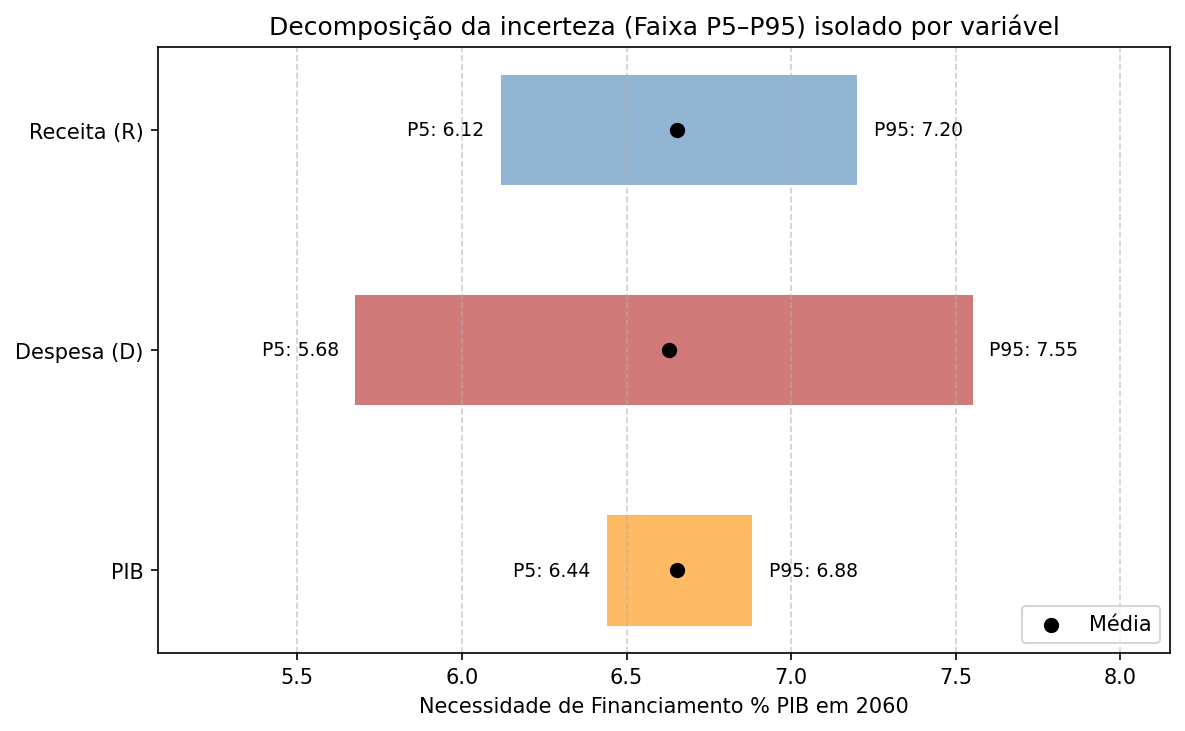

Python code for this plot:
import pandas as pd
import numpy as np
import matplotlib
matplotlib.use('Agg')
import matplotlib.pyplot as plt

# ---------------------------------------------------------------------------
# DECOMPOSIÇÃO DA INCERTEZA (One-At-a-Time / OAT)
#
# Objetivo: identificar quanto da largura do IC 90% da "Necessidade de
# Financiamento % PIB" em 2060 vem de cada fonte de choque (R, D, PIB),
# isoladamente.
#
# Método: roda o MESMO Monte Carlo do modelo principal, mas em 4 variantes:
#   1) Só eps_R  ativo (eps_D = eps_PIB = 0)
#   2) Só eps_D  ativo (eps_R = eps_PIB = 0)
#   3) Só eps_PIB ativo (eps_R = eps_D = 0)
#   4) TODOS ativos e correlacionados (Cholesky) -> cenário completo (baseline)
#
# Comparando a largura do IC 90% de cada variante isolada com a do cenário
# completo, mede-se a contribuição relativa de cada fonte para a incerteza
# total. É uma análise de sensibilidade "um fator de cada vez", mais simples
# que uma decomposição de variância de Sobol, mas suficiente para apontar
# qual variável domina o risco no TCC.
# ---------------------------------------------------------------------------

df_rgps = pd.read_excel('tabela_CCE002.xlsx', sheet_name='Projeções')

ano_calc_inicio = 2026
ano_calc_fim = 2060
ano_base = 2025
ano_alvo = 2060   # ano em que a decomposição será reportada

df_base = df_rgps[(df_rgps['Exercício'] >= ano_base) & (df_rgps['Exercício'] <= ano_calc_fim)].copy()
df_base = df_base.set_index('Exercício')

sigma_frac_R   = 0.010
sigma_frac_D   = 0.008
sigma_frac_PIB = 0.0035

corr = np.array([
    [ 1.0, -0.2,  0.6],
    [-0.2,  1.0, -0.3],
    [ 0.6, -0.3,  1.0],
])
sigma = np.array([sigma_frac_R, sigma_frac_D, sigma_frac_PIB])
Sigma_base = np.outer(sigma, sigma) * corr
L_base = np.linalg.cholesky(Sigma_base)

num_simulacoes = 1000

def rodar_simulacao(ativa_R, ativa_D, ativa_PIB, correlacionado, seed):
    """Roda o Monte Carlo com subconjuntos de choques ativos/desativados."""
    rng = np.random.default_rng(seed)
    resultados = []
    for simulacao in range(num_simulacoes):
        for ano in range(ano_calc_inicio, ano_calc_fim + 1):
            R_pldo   = df_base.loc[ano, 'Receita']
            D_pldo   = df_base.loc[ano, 'Despesa']
            PIB_pldo = df_base.loc[ano, 'PIB']
            horizonte = ano - ano_base

            if correlacionado:
                z = rng.standard_normal(3)
                eps_R, eps_D, eps_PIB = np.sqrt(horizonte) * (L_base @ z)
            else:
                eps_R   = rng.normal(0, sigma_frac_R   * np.sqrt(horizonte))
                eps_D   = rng.normal(0, sigma_frac_D   * np.sqrt(horizonte))
                eps_PIB = rng.normal(0, sigma_frac_PIB * np.sqrt(horizonte))

            if not ativa_R:   eps_R   = 0.0
            if not ativa_D:   eps_D   = 0.0
            if not ativa_PIB: eps_PIB = 0.0

            R_sim   = R_pldo   * (1 + eps_R)
            D_sim   = D_pldo   * (1 + eps_D)
            PIB_sim = PIB_pldo * (1 + eps_PIB)

            NFin_pct_sim = ((D_sim - R_sim) / PIB_sim) * 100

            if ano == ano_alvo:
                resultados.append(NFin_pct_sim)

    return np.array(resultados)

# 4 cenários: cada fonte isolada + o cenário completo (correlacionado) como referência
resultado_R   = rodar_simulacao(True,  False, False, correlacionado=False, seed=1)
resultado_D   = rodar_simulacao(False, True,  False, correlacionado=False, seed=2)
resultado_PIB = rodar_simulacao(False, False, True,  correlacionado=False, seed=3)
resultado_TOT = rodar_simulacao(True,  True,  True,  correlacionado=True,  seed=42)

def largura_ic90(vetor):
    p5, p95 = np.quantile(vetor, [0.05, 0.95])
    return p95 - p5, p5, p95

larg_R,   p5_R,   p95_R   = largura_ic90(resultado_R)
larg_D,   p5_D,   p95_D   = largura_ic90(resultado_D)
larg_PIB, p5_PIB, p95_PIB = largura_ic90(resultado_PIB)
larg_TOT, p5_TOT, p95_TOT = largura_ic90(resultado_TOT)

print(f"\nAno de referência: {ano_alvo}\n")
print(f"Necessidade de Financiamento do RGPS (% do PIB) \n")
print(f"{'Cenário':<25}{'P5':>10}{'P95':>10}{'Largura':>12}")
print("-" * 60)

for nome, larg, p5, p95 in [
    ('Somente Receita (R)',  larg_R,   p5_R,   p95_R),
    ('Somente Despesa (D)', larg_D,   p5_D,   p95_D),
    ('Somente PIB',         larg_PIB, p5_PIB, p95_PIB),
    ('Cenário completo',    larg_TOT, p5_TOT, p95_TOT),
]:
    print(f"{nome:<25}{p5:>9.2f}%{p95:>9.2f}%{larg:>11.2f} p.p.")

# Gráfico tipo "tornado": barra flutuante de p5 até p95, com a média marcada
fig, ax = plt.subplots(figsize=(8,5))
fontes   = ['PIB', 'Despesa (D)', 'Receita (R)']
p5_vals  = [p5_PIB,  p5_D,  p5_R]
p95_vals = [p95_PIB, p95_D, p95_R]
medias   = [np.mean(resultado_PIB), np.mean(resultado_D), np.mean(resultado_R)]
cores    = ['darkorange', 'firebrick', 'steelblue']

y_pos = np.arange(len(fontes))
larguras_barra = [p95 - p5 for p5, p95 in zip(p5_vals, p95_vals)]

ax.barh(y_pos, larguras_barra, left=p5_vals, color=cores, alpha=0.6, height=0.5)
ax.scatter(medias, y_pos, color='black', zorder=3, s=40, label='Média')

for i, (p5, p95, m) in enumerate(zip(p5_vals, p95_vals, medias)):
    ax.text(p5 - 0.05, i, f'P5: {p5:.2f}', va='center', ha='right', fontsize=9)
    ax.text(p95 + 0.05, i, f'P95: {p95:.2f}', va='center', ha='left', fontsize=9)

ax.set_yticks(y_pos)
ax.set_yticklabels(fontes)
ax.set_xlabel('Necessidade de Financiamento % PIB em 2060')
ax.set_title('Decomposição da incerteza (Faixa P5–P95) isolado por variável')
ax.grid(True, axis='x', linestyle='--', alpha=0.6)
ax.legend(loc='lower right')

# margem extra nas laterais para os rótulos P5/P95 não colidirem com o eixo Y
xmin = min(p5_vals) - 0.6
xmax = max(p95_vals) + 0.6
ax.set_xlim(xmin, xmax)

plt.tight_layout()
plt.savefig('decomposicao_incerteza.png', dpi=150, bbox_inches='tight')
